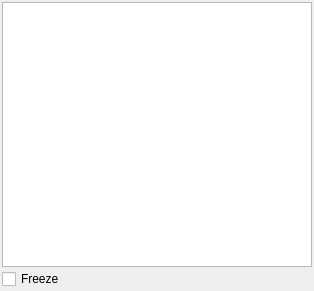
<?xml version="1.0" encoding="UTF-8"?>
<ui version="4.0">
 <class>TextPrmpt</class>
 <widget class="QWidget" name="TextPrmpt">
  <property name="geometry">
   <rect>
    <x>0</x>
    <y>0</y>
    <width>314</width>
    <height>291</height>
   </rect>
  </property>
  <property name="windowTitle">
   <string>Form</string>
  </property>
  <layout class="QGridLayout" name="gridLayout">
   <property name="leftMargin">
    <number>2</number>
   </property>
   <property name="topMargin">
    <number>2</number>
   </property>
   <property name="rightMargin">
    <number>2</number>
   </property>
   <property name="bottomMargin">
    <number>2</number>
   </property>
   <property name="spacing">
    <number>2</number>
   </property>
   <item row="1" column="0">
    <widget class="QCheckBox" name="cb_freeze">
     <property name="text">
      <string>Freeze</string>
     </property>
    </widget>
   </item>
   <item row="0" column="0" colspan="2">
    <widget class="PromptEditor" name="text_prompt"/>
   </item>
  </layout>
 </widget>
 <customwidgets>
  <customwidget>
   <class>PromptEditor</class>
   <extends>QTextEdit</extends>
   <header>MJPromptMaker/InheritWidget.h</header>
  </customwidget>
 </customwidgets>
 <resources/>
 <connections>
  <connection>
   <sender>cb_freeze</sender>
   <signal>clicked(bool)</signal>
   <receiver>text_prompt</receiver>
   <slot>setDisabled(bool)</slot>
   <hints>
    <hint type="sourcelabel">
     <x>19</x>
     <y>191</y>
    </hint>
    <hint type="destinationlabel">
     <x>151</x>
     <y>93</y>
    </hint>
   </hints>
  </connection>
 </connections>
</ui>
